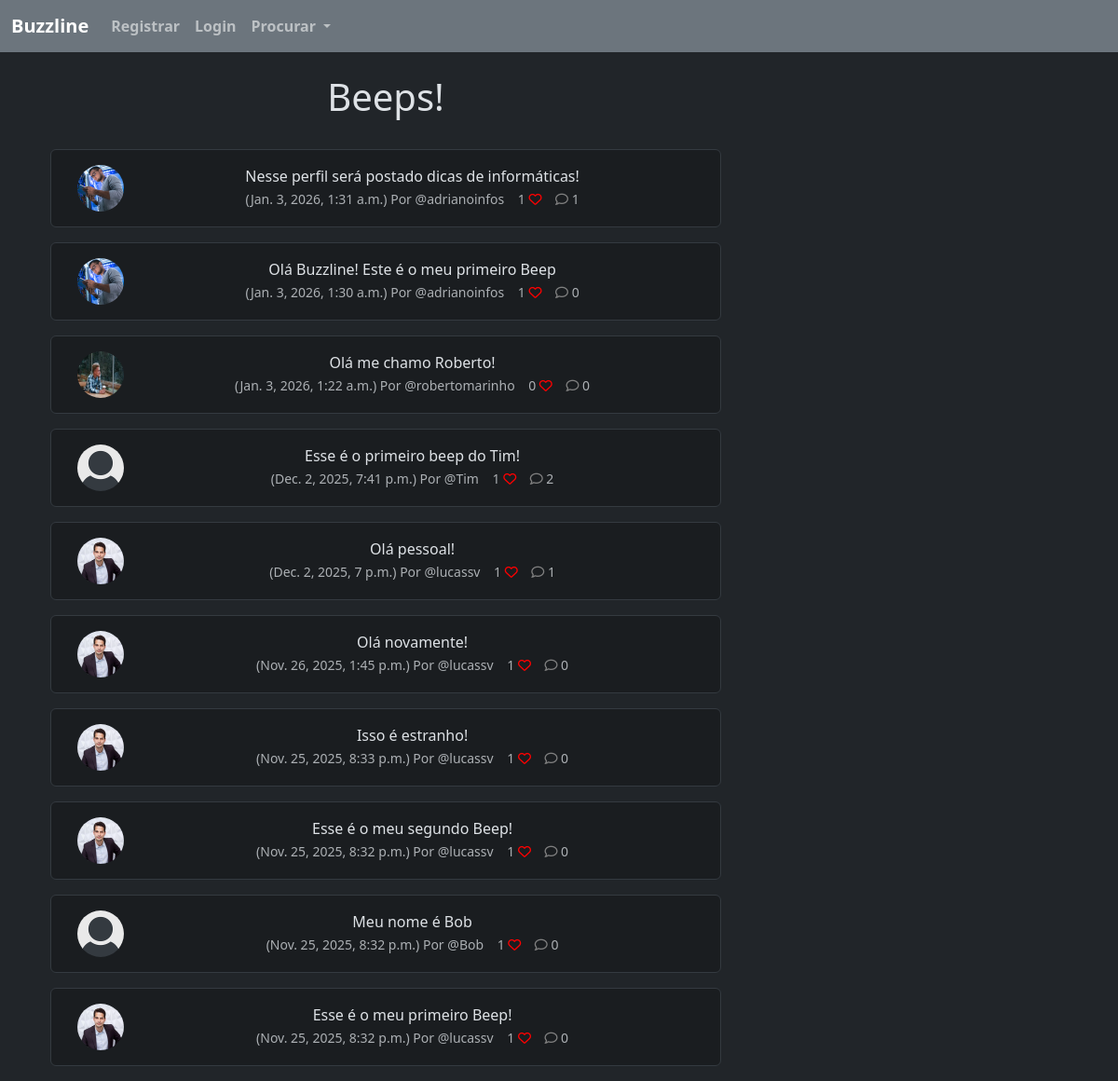
The page / on the database its author committed.
### buzzline/models.py (models this page shows, shortened)
class Beep(models.Model):
    user = models.ForeignKey(User, related_name="beeps", on_delete=models.DO_NOTHING)
    body = models.CharField(max_length=200)
    created_at = models.DateTimeField(auto_now_add=True)
    likes = models.ManyToManyField(User, related_name="meep_like", blank=True)
    def number_of_likes(self):
        return self.likes.count()
    def number_of_comments(self):
        return self.comments.count()

class Profile(models.Model):
    user = models.OneToOneField(User, on_delete=models.CASCADE) # UM USUARIO TERÁ 1 PERFIL, LOGO 1 PERFIL TERÁ APENAS 1 USUARIO
    follows = models.ManyToManyField("self", # UM PERFIL PODE SEGUIR MUITOS PERFIS
        related_name="followed_by", # QUEM SEGUE ESSE PERFIL
        symmetrical=False, # A PESSOA QUE SEGUE O OUTRO NÃO PRECISA SEGUIR DE VOLTA
        blank=True #NÃO É OBRIGADO A SEGUIR ALGUEM ESSE VALOR PODE SER VAZIO
        )
    date_modified = models.DateTimeField(User, auto_now=True)
    profile_image = models.ImageField(null=True, blank=True, upload_to='images/')
    profile_bio = models.CharField(null=True, blank=True, max_length=500)
    homepage_link = models.CharField(null=True, blank=True, max_length=100)
    facebook_link = models.CharField(null=True, blank=True, max_length=100)
    instagram_link = models.CharField(null=True, blank=True, max_length=100)
    linkedin_link = models.CharField(null=True, blank=True, max_length=100)

### buzzline/views.py (the view)
# urls.py: path('', views.home, name="home"),
def home(request):
    if request.user.is_authenticated:
        form = BeepForm(request.POST or None)
        if request.method == "POST":
            if form.is_valid():
                beep = form.save(commit=False)
                beep.user = request.user
                beep.save()
                messages.success(request, "Seu Beep foi postado!")
                return redirect('home')
        profile = Profile.objects.get(user=request.user)
        following_users = profile.follows.all()
        beeps = Beep.objects.filter(
            Q(user__profile__in=following_users) |
            Q(user=request.user)
        ).order_by('-created_at')
        return render(request, 'home.html', {
            'beeps': beeps,
            'form': form
        })
    else:
        beeps = Beep.objects.all().order_by('-created_at')[:20]
        return render(request, 'home.html', {
            'beeps': beeps
        })

### buzzline/templates/home.html (shortened to what this page needs)
{% extends 'base.html' %}
{% load static %}
{% block content %}
<div class="container text-center">
    <div class="row">
        <div class="col-8">
            <h1>Beeps!</h1>
            <br />
            {% for beep in beeps %}
            <div class="alert alert-dark" role="alert">
                <div class="container">
                    <div class="row">
                        <div class="col-1">
                            {% if beep.user.profile.profile_image %}
                                <img src="{{ beep.user.profile.profile_image.url }}"
                                    width="50" height="50"
                                    class="rounded-circle"
                                    alt="{{ beep.user.username }}">
                            {% else %}
                                <img src="{% static 'images/default_profile_pic.png' %}"
                                    width="50" height="50"
                                    class="rounded-circle"
                                    alt="{{ beep.user.username }}">
                            {% endif %}
                        </div>
                        <div class="col-11">
                            {{ beep.body }}<br />
                            <small class="text-muted">
                                ({{ beep.created_at }}) Por @{{ beep.user.username }}
                                {{ beep.number_of_likes }}
                                {% if user in beep.likes.all %}
                                    <a href="{% url 'beep_like' beep.id %}"><i class="fa-solid fa-heart" style="color: red;"></i></a>
                                {% else %}
                                    <a href="{% url 'beep_like' beep.id %}"><i class="fa fa-heart-o" style="color: red;"></i></a>
                                {% endif %}
                                <a href="{% url 'beep_comment' beep.id %}"><i class="fa-regular fa-comment" style="color: gray;"></i></a>
                                {{ beep.number_of_comments }}
                            </small>
                        </div>
                        <br /><br />
                    </div>
                </div>
            </div>
            {% endfor %}
        </div>
        <div class="col-4">
            <br /><br /><br />
        </div>
{% endblock %}

### rows shown on the page
Beep: user.profile.profile_image (picture), body "Nesse perfil será postado dicas de informáticas!", created_at "Jan. 3, 2026, 1:31 a.m.", user.username "adrianoinfos", number_of_likes "1", number_of_comments "1"
Beep: user.profile.profile_image (picture), body "Olá Buzzline! Este é o meu primeiro Beep", created_at "Jan. 3, 2026, 1:30 a.m.", user.username "adrianoinfos", number_of_likes "1", number_of_comments "0"
Beep: user.profile.profile_image (picture), body "Olá me chamo Roberto!", created_at "Jan. 3, 2026, 1:22 a.m.", user.username "robertomarinho", number_of_likes "0", number_of_comments "0"
Beep: body "Esse é o primeiro beep do Tim!", created_at "Dec. 2, 2025, 7:41 p.m.", user.username "Tim", number_of_likes "1", number_of_comments "2"
Beep: user.profile.profile_image (picture), body "Olá pessoal!", created_at "Dec. 2, 2025, 7 p.m.", user.username "lucassv", number_of_likes "1", number_of_comments "1"
Beep: user.profile.profile_image (picture), body "Olá novamente!", created_at "Nov. 26, 2025, 1:45 p.m.", user.username "lucassv", number_of_likes "1", number_of_comments "0"
Beep: user.profile.profile_image (picture), body "Isso é estranho!", created_at "Nov. 25, 2025, 8:33 p.m.", user.username "lucassv", number_of_likes "1", number_of_comments "0"
Beep: user.profile.profile_image (picture), body "Esse é o meu segundo Beep!", created_at "Nov. 25, 2025, 8:32 p.m.", user.username "lucassv", number_of_likes "1", number_of_comments "0"
Beep: body "Meu nome é Bob", created_at "Nov. 25, 2025, 8:32 p.m.", user.username "Bob", number_of_likes "1", number_of_comments "0"
Beep: user.profile.profile_image (picture), body "Esse é o meu primeiro Beep!", created_at "Nov. 25, 2025, 8:32 p.m.", user.username "lucassv", number_of_likes "1", number_of_comments "0"
